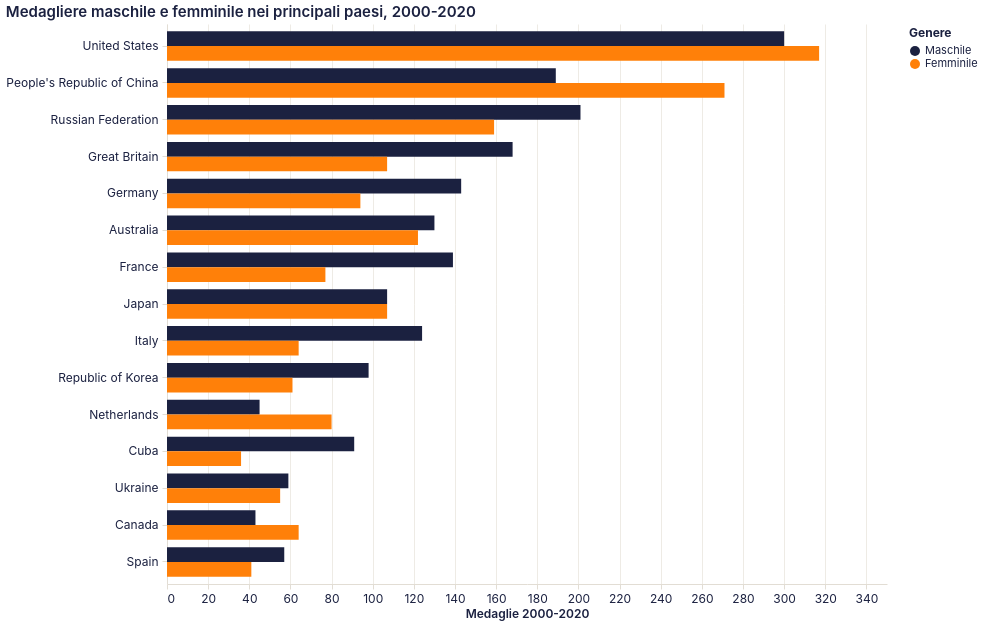

Notebook source saved alongside this figure:
### Markdown cell above
## 6. Il medagliere dei principali paesi, 2000–2020

Prima di passare agli indicatori socio-economici, guardiamo da vicino le potenze del medagliere
nel periodo recente (**2000–2020**, quando il programma femminile è ormai ampio e il confronto
tra generi è più equo). Riusiamo `medals_gender`, che contiene già le medaglie **deduplicate per
squadra**: basta filtrare gli anni e sommare per paese, senza ricaricare nulla.

Le barre mostrano, per i 15 paesi con più medaglie totali nel periodo, la scomposizione tra
medaglie maschili e femminili.

### Code cell
medaglie_recenti = medals_gender.loc[medals_gender["year"] >= 2000]

paesi_2000 = medaglie_recenti.groupby("country_noc", as_index=False)[
    ["medaglie_f", "medaglie_m", "medaglie_tot"]
].sum()
paesi_2000["quota_f"] = paesi_2000["medaglie_f"] / (paesi_2000["medaglie_f"] + paesi_2000["medaglie_m"])
paesi_2000["paese"] = paesi_2000["country_noc"].map(noc_nome).fillna(paesi_2000["country_noc"])

top15_2000 = paesi_2000.nlargest(15, "medaglie_tot")
top15_2000_long = top15_2000.melt(
    id_vars=["paese", "medaglie_tot", "quota_f"],
    value_vars=["medaglie_m", "medaglie_f"],
    var_name="genere", value_name="medaglie",
)
top15_2000_long["genere"] = top15_2000_long["genere"].map(
    {"medaglie_m": "Maschile", "medaglie_f": "Femminile"}
)

# Ordine dei paesi per medaglie totali decrescenti (l'asse y usa questo ordine).
ordine_paesi = top15_2000.sort_values("medaglie_tot", ascending=False)["paese"].tolist()

grafico_paesi_2000 = (
    alt.Chart(top15_2000_long)
    .mark_bar()
    .encode(
        # Due barre affiancate per paese (maschile e femminile), invece che impilate.
        y=alt.Y("paese:N", sort=ordine_paesi, title=None),
        yOffset=alt.YOffset("genere:N", sort=["Maschile", "Femminile"]),
        x=alt.X("medaglie:Q", title="Medaglie 2000-2020"),
        color=alt.Color("genere:N", title="Genere", scale=SCALA_GENERE),
        tooltip=[
            alt.Tooltip("paese:N", title="Paese"),
            alt.Tooltip("genere:N", title="Genere"),
            alt.Tooltip("medaglie:Q", title="Medaglie", format=",.0f"),
            alt.Tooltip("quota_f:Q", title="Quota femminile", format=".1%"),
        ],
    )
    .properties(width=720, height=560,
                title="Medagliere maschile e femminile nei principali paesi, 2000-2020")
)
grafico_paesi_2000

### Figure 1 — Vega-Lite specification as saved in the notebook (floating-point values rounded to 4 significant figures)
{"config": {"background": "transparent", "view": {"continuousWidth": 400, "continuousHeight": 300, "stroke": null, "fill": null}, "mark": {"color": "#1b2140"}, "arc": {"fill": "#1b2140"}, "area": {"fill": "#1b2140", "line": true, "fillOpacity": 0.15}, "line": {"stroke": "#1b2140", "strokeWidth": 2}, "path": {"stroke": "#1b2140"}, "rect": {"fill": "#1b2140"}, "bar": {"fill": "#1b2140"}, "point": {"fill": "#1b2140", "filled": true}, "shape": {"stroke": "#1b2140"}, "symbol": {"fill": "#1b2140"}, "title": {"color": "#1b2140", "anchor": "start", "fontSize": 15, "font": "Inter, system-ui, -apple-system, BlinkMacSystemFont, 'Segoe UI', Roboto, sans-serif", "fontWeight": 600, "subtitleColor": "#1b2140", "subtitleFont": "Inter, system-ui, -apple-system, BlinkMacSystemFont, 'Segoe UI', Roboto, sans-serif"}, "axis": {"labelColor": "#1b2140", "labelFontSize": 12, "labelFont": "Inter, system-ui, -apple-system, BlinkMacSystemFont, 'Segoe UI', Roboto, sans-serif", "labelFontWeight": 400, "titleColor": "#1b2140", "titleFont": "Inter, system-ui, -apple-system, BlinkMacSystemFont, 'Segoe UI', Roboto, sans-serif", "titleFontWeight": 600, "titleFontSize": 12, "grid": true, "gridColor": "#e2ddd4", "gridWidth": 0.6, "domainColor": "#e2ddd4", "tickColor": "#e2ddd4", "labelAngle": 0, "labelPadding": 4, "tickSize": 5}, "axisBand": {"grid": false}, "legend": {"labelFontSize": 11, "titleFontSize": 12, "labelFont": "Inter, system-ui, -apple-system, BlinkMacSystemFont, 'Segoe UI', Roboto, sans-serif", "titleFont": "Inter, system-ui, -apple-system, BlinkMacSystemFont, 'Segoe UI', Roboto, sans-serif", "labelColor": "#1b2140", "titleColor": "#1b2140", "symbolType": "circle", "padding": 4}, "range": {"category": ["#1b2140", "#ff8009", "#9a0641", "#ffe34a", "#e7b6af", "#0088b0", "#e03830"]}}, "data": {"name": "data-81363033ccf528850058d040ebb4844c"}, "mark": {"type": "bar"}, "encoding": {"color": {"field": "genere", "scale": {"domain": ["Maschile", "Femminile"], "range": ["#1b2140", "#ff8009"]}, "title": "Genere", "type": "nominal"}, "tooltip": [{"field": "paese", "title": "Paese", "type": "nominal"}, {"field": "genere", "title": "Genere", "type": "nominal"}, {"field": "medaglie", "format": ",.0f", "title": "Medaglie", "type": "quantitative"}, {"field": "quota_f", "format": ".1%", "title": "Quota femminile", "type": "quantitative"}], "x": {"field": "medaglie", "title": "Medaglie 2000-2020", "type": "quantitative"}, "y": {"field": "paese", "sort": ["United States", "People's Republic of China", "Russian Federation", "Great Britain", "Germany", "Australia", "France", "Japan", "Italy", "Republic of Korea", "Netherlands", "Cuba", "Ukraine", "Canada", "Spain"], "title": null, "type": "nominal"}, "yOffset": {"field": "genere", "sort": ["Maschile", "Femminile"], "type": "nominal"}}, "height": 560, "title": "Medagliere maschile e femminile nei principali paesi, 2000-2020", "width": 720, "$schema": "https://vega.github.io/schema/vega-lite/v6.4.1.json", "datasets": {"data-81363033ccf528850058d040ebb4844c": [{"paese": "United States", "medaglie_tot": 644.0, "quota_f": 0.5138, "genere": "Maschile", "medaglie": 300.0}, {"paese": "People's Republic of China", "medaglie_tot": 472.0, "quota_f": 0.5891, "genere": "Maschile", "medaglie": 189.0}, {"paese": "Russian Federation", "medaglie_tot": 360.0, "quota_f": 0.4417, "genere": "Maschile", "medaglie": 201.0}, {"paese": "Great Britain", "medaglie_tot": 305.0, "quota_f": 0.3891, "genere": "Maschile", "medaglie": 168.0}, {"paese": "Germany", "medaglie_tot": 269.0, "quota_f": 0.3966, "genere": "Maschile", "medaglie": 143.0}, {"paese": "Australia", "medaglie_tot": 264.0, "quota_f": 0.4841, "genere": "Maschile", "medaglie": 130.0}, {"paese": "France", "medaglie_tot": 224.0, "quota_f": 0.3565, "genere": "Maschile", "medaglie": 139.0}, {"paese": "Japan", "medaglie_tot": 217.0, "quota_f": 0.5, "genere": "Maschile", "medaglie": 107.0}, {"paese": "Italy", "medaglie_tot": 189.0, "quota_f": 0.3404, "genere": "Maschile", "medaglie": 124.0}, {"paese": "Republic of Korea", "medaglie_tot": 161.0, "quota_f": 0.3836, "genere": "Maschile", "medaglie": 98.0}, {"paese": "Netherlands", "medaglie_tot": 138.0, "quota_f": 0.64, "genere": "Maschile", "medaglie": 45.0}, {"paese": "Cuba", "medaglie_tot": 127.0, "quota_f": 0.2835, "genere": "Maschile", "medaglie": 91.0}, {"paese": "Ukraine", "medaglie_tot": 116.0, "quota_f": 0.4825, "genere": "Maschile", "medaglie": 59.0}, {"paese": "Canada", "medaglie_tot": 110.0, "quota_f": 0.5981, "genere": "Maschile", "medaglie": 43.0}, {"paese": "Spain", "medaglie_tot": 104.0, "quota_f": 0.4184, "genere": "Maschile", "medaglie": 57.0}, {"paese": "United States", "medaglie_tot": 644.0, "quota_f": 0.5138, "genere": "Femminile", "medaglie": 317.0}, {"paese": "People's Republic of China", "medaglie_tot": 472.0, "quota_f": 0.5891, "genere": "Femminile", "medaglie": 271.0}, {"paese": "Russian Federation", "medaglie_tot": 360.0, "quota_f": 0.4417, "genere": "Femminile", "medaglie": 159.0}, {"paese": "Great Britain", "medaglie_tot": 305.0, "quota_f": 0.3891, "genere": "Femminile", "medaglie": 107.0}, {"paese": "Germany", "medaglie_tot": 269.0, "quota_f": 0.3966, "genere": "Femminile", "medaglie": 94.0}, {"paese": "Australia", "medaglie_tot": 264.0, "quota_f": 0.4841, "genere": "Femminile", "medaglie": 122.0}, {"paese": "France", "medaglie_tot": 224.0, "quota_f": 0.3565, "genere": "Femminile", "medaglie": 77.0}, {"paese": "Japan", "medaglie_tot": 217.0, "quota_f": 0.5, "genere": "Femminile", "medaglie": 107.0}, {"paese": "Italy", "medaglie_tot": 189.0, "quota_f": 0.3404, "genere": "Femminile", "medaglie": 64.0}, {"paese": "Republic of Korea", "medaglie_tot": 161.0, "quota_f": 0.3836, "genere": "Femminile", "medaglie": 61.0}, {"paese": "Netherlands", "medaglie_tot": 138.0, "quota_f": 0.64, "genere": "Femminile", "medaglie": 80.0}, {"paese": "Cuba", "medaglie_tot": 127.0, "quota_f": 0.2835, "genere": "Femminile", "medaglie": 36.0}, {"paese": "Ukraine", "medaglie_tot": 116.0, "quota_f": 0.4825, "genere": "Femminile", "medaglie": 55.0}, {"paese": "Canada", "medaglie_tot": 110.0, "quota_f": 0.5981, "genere": "Femminile", "medaglie": 64.0}, {"paese": "Spain", "medaglie_tot": 104.0, "quota_f": 0.4184, "genere": "Femminile", "medaglie": 41.0}]}}
